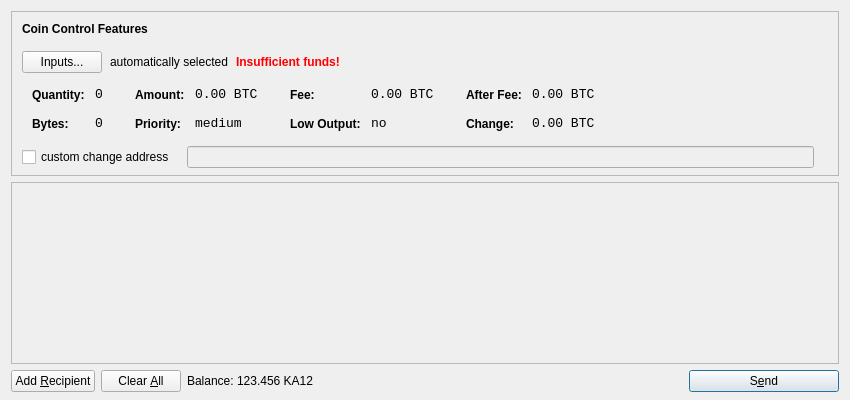
<?xml version="1.0" encoding="UTF-8"?>
<ui version="4.0">
 <class>SendCoinsDialog</class>
 <widget class="QDialog" name="SendCoinsDialog">
  <property name="geometry">
   <rect>
    <x>0</x>
    <y>0</y>
    <width>850</width>
    <height>400</height>
   </rect>
  </property>
  <property name="windowTitle">
   <string>Send Coins</string>
  </property>
  <layout class="QVBoxLayout" name="verticalLayout" stretch="0,1,0">
   <property name="bottomMargin">
    <number>8</number>
   </property>
   <item>
    <widget class="QFrame" name="frameCoinControl">
     <property name="sizePolicy">
      <sizepolicy hsizetype="Expanding" vsizetype="Expanding">
       <horstretch>0</horstretch>
       <verstretch>0</verstretch>
      </sizepolicy>
     </property>
     <property name="maximumSize">
      <size>
       <width>16777215</width>
       <height>16777215</height>
      </size>
     </property>
     <property name="frameShape">
      <enum>QFrame::StyledPanel</enum>
     </property>
     <property name="frameShadow">
      <enum>QFrame::Sunken</enum>
     </property>
     <layout class="QVBoxLayout" name="verticalLayoutCoinControl2">
      <property name="spacing">
       <number>-1</number>
      </property>
      <property name="leftMargin">
       <number>0</number>
      </property>
      <property name="topMargin">
       <number>0</number>
      </property>
      <property name="rightMargin">
       <number>0</number>
      </property>
      <property name="bottomMargin">
       <number>6</number>
      </property>
      <item>
       <layout class="QVBoxLayout" name="verticalLayoutCoinControl" stretch="0,0,0,0,1">
        <property name="spacing">
         <number>0</number>
        </property>
        <property name="leftMargin">
         <number>10</number>
        </property>
        <property name="topMargin">
         <number>10</number>
        </property>
        <item>
         <layout class="QHBoxLayout" name="horizontalLayoutCoinControl1">
          <property name="bottomMargin">
           <number>15</number>
          </property>
          <item>
           <widget class="QLabel" name="labelCoinControlFeatures">
            <property name="sizePolicy">
             <sizepolicy hsizetype="Preferred" vsizetype="Maximum">
              <horstretch>0</horstretch>
              <verstretch>0</verstretch>
             </sizepolicy>
            </property>
            <property name="font">
             <font>
              <weight>75</weight>
              <bold>true</bold>
             </font>
            </property>
            <property name="styleSheet">
             <string notr="true">font-weight:bold;</string>
            </property>
            <property name="text">
             <string>Coin Control Features</string>
            </property>
           </widget>
          </item>
         </layout>
        </item>
        <item>
         <layout class="QHBoxLayout" name="horizontalLayoutCoinControl2" stretch="0,0,0,0">
          <property name="spacing">
           <number>8</number>
          </property>
          <property name="bottomMargin">
           <number>10</number>
          </property>
          <item>
           <widget class="QPushButton" name="pushButtonCoinControl">
            <property name="styleSheet">
             <string notr="true"/>
            </property>
            <property name="text">
             <string>Inputs...</string>
            </property>
           </widget>
          </item>
          <item>
           <widget class="QLabel" name="labelCoinControlAutomaticallySelected">
            <property name="text">
             <string>automatically selected</string>
            </property>
            <property name="margin">
             <number>5</number>
            </property>
           </widget>
          </item>
          <item>
           <widget class="QLabel" name="labelCoinControlInsuffFunds">
            <property name="font">
             <font>
              <weight>75</weight>
              <bold>true</bold>
             </font>
            </property>
            <property name="styleSheet">
             <string notr="true">color:red;font-weight:bold;</string>
            </property>
            <property name="text">
             <string>Insufficient funds!</string>
            </property>
            <property name="margin">
             <number>5</number>
            </property>
           </widget>
          </item>
          <item>
           <spacer name="horizontalSpacerCoinControl">
            <property name="orientation">
             <enum>Qt::Horizontal</enum>
            </property>
            <property name="sizeHint" stdset="0">
             <size>
              <width>40</width>
              <height>1</height>
             </size>
            </property>
           </spacer>
          </item>
         </layout>
        </item>
        <item>
         <widget class="QWidget" name="widgetCoinControl" native="true">
          <property name="sizePolicy">
           <sizepolicy hsizetype="Preferred" vsizetype="Preferred">
            <horstretch>0</horstretch>
            <verstretch>0</verstretch>
           </sizepolicy>
          </property>
          <property name="minimumSize">
           <size>
            <width>0</width>
            <height>0</height>
           </size>
          </property>
          <property name="styleSheet">
           <string notr="true"/>
          </property>
          <layout class="QHBoxLayout" name="horizontalLayoutCoinControl5">
           <property name="margin">
            <number>0</number>
           </property>
           <item>
            <layout class="QHBoxLayout" name="horizontalLayoutCoinControl3" stretch="0,0,0,1">
             <property name="spacing">
              <number>20</number>
             </property>
             <property name="topMargin">
              <number>0</number>
             </property>
             <property name="bottomMargin">
              <number>10</number>
             </property>
             <item>
              <layout class="QFormLayout" name="formLayoutCoinControl1">
               <property name="horizontalSpacing">
                <number>10</number>
               </property>
               <property name="verticalSpacing">
                <number>14</number>
               </property>
               <property name="leftMargin">
                <number>10</number>
               </property>
               <property name="topMargin">
                <number>4</number>
               </property>
               <property name="rightMargin">
                <number>6</number>
               </property>
               <item row="0" column="0">
                <widget class="QLabel" name="labelCoinControlQuantityText">
                 <property name="styleSheet">
                  <string notr="true">font-weight:bold;</string>
                 </property>
                 <property name="text">
                  <string>Quantity:</string>
                 </property>
                 <property name="margin">
                  <number>0</number>
                 </property>
                </widget>
               </item>
               <item row="0" column="1">
                <widget class="QLabel" name="labelCoinControlQuantity">
                 <property name="font">
                  <font>
                   <family>Monospace</family>
                   <pointsize>10</pointsize>
                  </font>
                 </property>
                 <property name="cursor">
                  <cursorShape>IBeamCursor</cursorShape>
                 </property>
                 <property name="contextMenuPolicy">
                  <enum>Qt::ActionsContextMenu</enum>
                 </property>
                 <property name="text">
                  <string notr="true">0</string>
                 </property>
                 <property name="margin">
                  <number>0</number>
                 </property>
                 <property name="textInteractionFlags">
                  <set>Qt::LinksAccessibleByMouse|Qt::TextSelectableByKeyboard|Qt::TextSelectableByMouse</set>
                 </property>
                </widget>
               </item>
               <item row="1" column="0">
                <widget class="QLabel" name="labelCoinControlBytesText">
                 <property name="styleSheet">
                  <string notr="true">font-weight:bold;</string>
                 </property>
                 <property name="text">
                  <string>Bytes:</string>
                 </property>
                </widget>
               </item>
               <item row="1" column="1">
                <widget class="QLabel" name="labelCoinControlBytes">
                 <property name="font">
                  <font>
                   <family>Monospace</family>
                   <pointsize>10</pointsize>
                  </font>
                 </property>
                 <property name="cursor">
                  <cursorShape>IBeamCursor</cursorShape>
                 </property>
                 <property name="contextMenuPolicy">
                  <enum>Qt::ActionsContextMenu</enum>
                 </property>
                 <property name="text">
                  <string notr="true">0</string>
                 </property>
                 <property name="textInteractionFlags">
                  <set>Qt::LinksAccessibleByMouse|Qt::TextSelectableByKeyboard|Qt::TextSelectableByMouse</set>
                 </property>
                </widget>
               </item>
              </layout>
             </item>
             <item>
              <layout class="QFormLayout" name="formLayoutCoinControl2">
               <property name="horizontalSpacing">
                <number>10</number>
               </property>
               <property name="verticalSpacing">
                <number>14</number>
               </property>
               <property name="leftMargin">
                <number>6</number>
               </property>
               <property name="topMargin">
                <number>4</number>
               </property>
               <property name="rightMargin">
                <number>6</number>
               </property>
               <item row="0" column="0">
                <widget class="QLabel" name="labelCoinControlAmountText">
                 <property name="styleSheet">
                  <string notr="true">font-weight:bold;</string>
                 </property>
                 <property name="text">
                  <string>Amount:</string>
                 </property>
                 <property name="margin">
                  <number>0</number>
                 </property>
                </widget>
               </item>
               <item row="0" column="1">
                <widget class="QLabel" name="labelCoinControlAmount">
                 <property name="font">
                  <font>
                   <family>Monospace</family>
                   <pointsize>10</pointsize>
                  </font>
                 </property>
                 <property name="cursor">
                  <cursorShape>IBeamCursor</cursorShape>
                 </property>
                 <property name="contextMenuPolicy">
                  <enum>Qt::ActionsContextMenu</enum>
                 </property>
                 <property name="text">
                  <string notr="true">0.00 BTC</string>
                 </property>
                 <property name="textInteractionFlags">
                  <set>Qt::LinksAccessibleByMouse|Qt::TextSelectableByKeyboard|Qt::TextSelectableByMouse</set>
                 </property>
                </widget>
               </item>
               <item row="1" column="0">
                <widget class="QLabel" name="labelCoinControlPriorityText">
                 <property name="styleSheet">
                  <string notr="true">font-weight:bold;</string>
                 </property>
                 <property name="text">
                  <string>Priority:</string>
                 </property>
                </widget>
               </item>
               <item row="1" column="1">
                <widget class="QLabel" name="labelCoinControlPriority">
                 <property name="font">
                  <font>
                   <family>Monospace</family>
                   <pointsize>10</pointsize>
                  </font>
                 </property>
                 <property name="cursor">
                  <cursorShape>IBeamCursor</cursorShape>
                 </property>
                 <property name="contextMenuPolicy">
                  <enum>Qt::ActionsContextMenu</enum>
                 </property>
                 <property name="text">
                  <string>medium</string>
                 </property>
                 <property name="textInteractionFlags">
                  <set>Qt::LinksAccessibleByMouse|Qt::TextSelectableByKeyboard|Qt::TextSelectableByMouse</set>
                 </property>
                </widget>
               </item>
              </layout>
             </item>
             <item>
              <layout class="QFormLayout" name="formLayoutCoinControl3">
               <property name="horizontalSpacing">
                <number>10</number>
               </property>
               <property name="verticalSpacing">
                <number>14</number>
               </property>
               <property name="leftMargin">
                <number>6</number>
               </property>
               <property name="topMargin">
                <number>4</number>
               </property>
               <property name="rightMargin">
                <number>6</number>
               </property>
               <item row="0" column="0">
                <widget class="QLabel" name="labelCoinControlFeeText">
                 <property name="styleSheet">
                  <string notr="true">font-weight:bold;</string>
                 </property>
                 <property name="text">
                  <string>Fee:</string>
                 </property>
                 <property name="margin">
                  <number>0</number>
                 </property>
                </widget>
               </item>
               <item row="0" column="1">
                <widget class="QLabel" name="labelCoinControlFee">
                 <property name="font">
                  <font>
                   <family>Monospace</family>
                   <pointsize>10</pointsize>
                  </font>
                 </property>
                 <property name="cursor">
                  <cursorShape>IBeamCursor</cursorShape>
                 </property>
                 <property name="contextMenuPolicy">
                  <enum>Qt::ActionsContextMenu</enum>
                 </property>
                 <property name="text">
                  <string notr="true">0.00 BTC</string>
                 </property>
                 <property name="textInteractionFlags">
                  <set>Qt::LinksAccessibleByMouse|Qt::TextSelectableByKeyboard|Qt::TextSelectableByMouse</set>
                 </property>
                </widget>
               </item>
               <item row="1" column="0">
                <widget class="QLabel" name="labelCoinControlLowOutputText">
                 <property name="styleSheet">
                  <string notr="true">font-weight:bold;</string>
                 </property>
                 <property name="text">
                  <string>Low Output:</string>
                 </property>
                </widget>
               </item>
               <item row="1" column="1">
                <widget class="QLabel" name="labelCoinControlLowOutput">
                 <property name="font">
                  <font>
                   <family>Monospace</family>
                   <pointsize>10</pointsize>
                  </font>
                 </property>
                 <property name="cursor">
                  <cursorShape>IBeamCursor</cursorShape>
                 </property>
                 <property name="contextMenuPolicy">
                  <enum>Qt::ActionsContextMenu</enum>
                 </property>
                 <property name="text">
                  <string>no</string>
                 </property>
                 <property name="textInteractionFlags">
                  <set>Qt::LinksAccessibleByMouse|Qt::TextSelectableByKeyboard|Qt::TextSelectableByMouse</set>
                 </property>
                </widget>
               </item>
              </layout>
             </item>
             <item>
              <layout class="QFormLayout" name="formLayoutCoinControl4">
               <property name="horizontalSpacing">
                <number>10</number>
               </property>
               <property name="verticalSpacing">
                <number>14</number>
               </property>
               <property name="leftMargin">
                <number>6</number>
               </property>
               <property name="topMargin">
                <number>4</number>
               </property>
               <property name="rightMargin">
                <number>6</number>
               </property>
               <item row="0" column="0">
                <widget class="QLabel" name="labelCoinControlAfterFeeText">
                 <property name="styleSheet">
                  <string notr="true">font-weight:bold;</string>
                 </property>
                 <property name="text">
                  <string>After Fee:</string>
                 </property>
                 <property name="margin">
                  <number>0</number>
                 </property>
                </widget>
               </item>
               <item row="0" column="1">
                <widget class="QLabel" name="labelCoinControlAfterFee">
                 <property name="font">
                  <font>
                   <family>Monospace</family>
                   <pointsize>10</pointsize>
                  </font>
                 </property>
                 <property name="cursor">
                  <cursorShape>IBeamCursor</cursorShape>
                 </property>
                 <property name="contextMenuPolicy">
                  <enum>Qt::ActionsContextMenu</enum>
                 </property>
                 <property name="text">
                  <string notr="true">0.00 BTC</string>
                 </property>
                 <property name="textInteractionFlags">
                  <set>Qt::LinksAccessibleByMouse|Qt::TextSelectableByKeyboard|Qt::TextSelectableByMouse</set>
                 </property>
                </widget>
               </item>
               <item row="1" column="0">
                <widget class="QLabel" name="labelCoinControlChangeText">
                 <property name="styleSheet">
                  <string notr="true">font-weight:bold;</string>
                 </property>
                 <property name="text">
                  <string>Change:</string>
                 </property>
                </widget>
               </item>
               <item row="1" column="1">
                <widget class="QLabel" name="labelCoinControlChange">
                 <property name="font">
                  <font>
                   <family>Monospace</family>
                   <pointsize>10</pointsize>
                  </font>
                 </property>
                 <property name="cursor">
                  <cursorShape>IBeamCursor</cursorShape>
                 </property>
                 <property name="contextMenuPolicy">
                  <enum>Qt::ActionsContextMenu</enum>
                 </property>
                 <property name="text">
                  <string notr="true">0.00 BTC</string>
                 </property>
                 <property name="textInteractionFlags">
                  <set>Qt::LinksAccessibleByMouse|Qt::TextSelectableByKeyboard|Qt::TextSelectableByMouse</set>
                 </property>
                </widget>
               </item>
              </layout>
             </item>
            </layout>
           </item>
          </layout>
         </widget>
        </item>
        <item>
         <layout class="QHBoxLayout" name="horizontalLayoutCoinControl4" stretch="0,0,0">
          <property name="spacing">
           <number>12</number>
          </property>
          <property name="sizeConstraint">
           <enum>QLayout::SetDefaultConstraint</enum>
          </property>
          <property name="topMargin">
           <number>5</number>
          </property>
          <property name="rightMargin">
           <number>5</number>
          </property>
          <item>
           <widget class="QCheckBox" name="checkBoxCoinControlChange">
            <property name="text">
             <string>custom change address</string>
            </property>
           </widget>
          </item>
          <item>
           <widget class="QLineEdit" name="lineEditCoinControlChange">
            <property name="enabled">
             <bool>false</bool>
            </property>
            <property name="sizePolicy">
             <sizepolicy hsizetype="Expanding" vsizetype="Fixed">
              <horstretch>0</horstretch>
              <verstretch>0</verstretch>
             </sizepolicy>
            </property>
           </widget>
          </item>
          <item>
           <widget class="QLabel" name="labelCoinControlChangeLabel">
            <property name="sizePolicy">
             <sizepolicy hsizetype="Preferred" vsizetype="Expanding">
              <horstretch>0</horstretch>
              <verstretch>0</verstretch>
             </sizepolicy>
            </property>
            <property name="minimumSize">
             <size>
              <width>0</width>
              <height>0</height>
             </size>
            </property>
            <property name="text">
             <string/>
            </property>
            <property name="margin">
             <number>3</number>
            </property>
           </widget>
          </item>
         </layout>
        </item>
        <item>
         <spacer name="verticalSpacerCoinControl">
          <property name="orientation">
           <enum>Qt::Vertical</enum>
          </property>
          <property name="sizeHint" stdset="0">
           <size>
            <width>800</width>
            <height>1</height>
           </size>
          </property>
         </spacer>
        </item>
       </layout>
      </item>
     </layout>
    </widget>
   </item>
   <item>
    <widget class="QScrollArea" name="scrollArea">
     <property name="widgetResizable">
      <bool>true</bool>
     </property>
     <widget class="QWidget" name="scrollAreaWidgetContents">
      <property name="geometry">
       <rect>
        <x>0</x>
        <y>0</y>
        <width>830</width>
        <height>165</height>
       </rect>
      </property>
      <layout class="QVBoxLayout" name="verticalLayout_2">
       <property name="margin">
        <number>0</number>
       </property>
       <item>
        <layout class="QVBoxLayout" name="entries">
         <property name="spacing">
          <number>6</number>
         </property>
        </layout>
       </item>
       <item>
        <spacer name="verticalSpacer">
         <property name="orientation">
          <enum>Qt::Vertical</enum>
         </property>
         <property name="sizeHint" stdset="0">
          <size>
           <width>20</width>
           <height>40</height>
          </size>
         </property>
        </spacer>
       </item>
      </layout>
     </widget>
    </widget>
   </item>
   <item>
    <layout class="QHBoxLayout" name="horizontalLayout">
     <item>
      <widget class="QPushButton" name="addButton">
       <property name="toolTip">
        <string>Send to multiple recipients at once</string>
       </property>
       <property name="text">
        <string>Add &amp;Recipient</string>
       </property>
       <property name="icon">
        <iconset resource="../bitcoin.qrc">
         <normaloff>:/icons/add</normaloff>:/icons/add</iconset>
       </property>
       <property name="autoDefault">
        <bool>false</bool>
       </property>
      </widget>
     </item>
     <item>
      <widget class="QPushButton" name="clearButton">
       <property name="sizePolicy">
        <sizepolicy hsizetype="Minimum" vsizetype="Fixed">
         <horstretch>0</horstretch>
         <verstretch>0</verstretch>
        </sizepolicy>
       </property>
       <property name="toolTip">
        <string>Remove all transaction fields</string>
       </property>
       <property name="text">
        <string>Clear &amp;All</string>
       </property>
       <property name="icon">
        <iconset resource="../bitcoin.qrc">
         <normaloff>:/icons/remove</normaloff>:/icons/remove</iconset>
       </property>
       <property name="autoRepeatDelay">
        <number>300</number>
       </property>
       <property name="autoDefault">
        <bool>false</bool>
       </property>
      </widget>
     </item>
     <item>
      <layout class="QHBoxLayout" name="horizontalLayout_2">
       <property name="spacing">
        <number>3</number>
       </property>
       <item>
        <widget class="QLabel" name="label">
         <property name="text">
          <string>Balance:</string>
         </property>
        </widget>
       </item>
       <item>
        <widget class="QLabel" name="labelBalance">
         <property name="cursor">
          <cursorShape>IBeamCursor</cursorShape>
         </property>
         <property name="text">
          <string>123.456 KA12</string>
         </property>
         <property name="textInteractionFlags">
          <set>Qt::LinksAccessibleByMouse|Qt::TextSelectableByKeyboard|Qt::TextSelectableByMouse</set>
         </property>
        </widget>
       </item>
      </layout>
     </item>
     <item>
      <spacer name="horizontalSpacer">
       <property name="orientation">
        <enum>Qt::Horizontal</enum>
       </property>
       <property name="sizeHint" stdset="0">
        <size>
         <width>40</width>
         <height>20</height>
        </size>
       </property>
      </spacer>
     </item>
     <item>
      <widget class="QPushButton" name="sendButton">
       <property name="minimumSize">
        <size>
         <width>150</width>
         <height>0</height>
        </size>
       </property>
       <property name="toolTip">
        <string>Confirm the send action</string>
       </property>
       <property name="text">
        <string>S&amp;end</string>
       </property>
       <property name="icon">
        <iconset resource="../bitcoin.qrc">
         <normaloff>:/icons/send</normaloff>:/icons/send</iconset>
       </property>
       <property name="default">
        <bool>true</bool>
       </property>
      </widget>
     </item>
    </layout>
   </item>
  </layout>
 </widget>
 <resources>
  <include location="../bitcoin.qrc"/>
 </resources>
 <connections/>
</ui>
